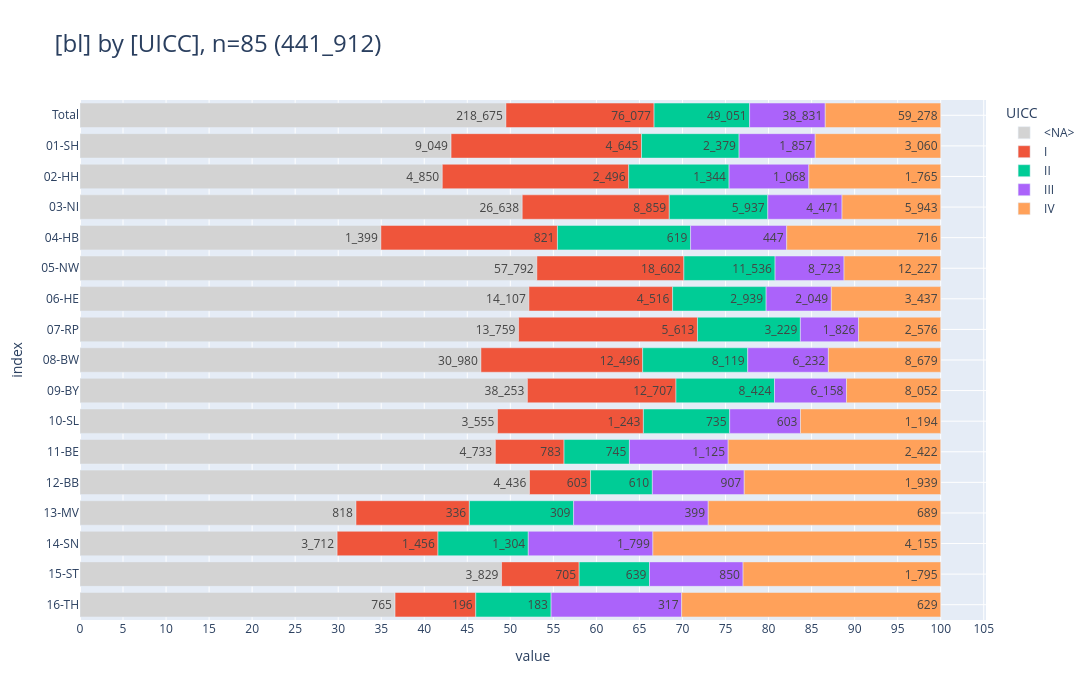

Notebook source saved alongside this figure:
### Code cell
_alias='UICC'
_df = (
    show_freqs(alias=_alias, incl_c44_and_d=False)
    .rename(columns={"kkr": "bl"})
    [["bl", "UICC", "cnt"]]
)
_=pls.plot_stacked_bars(
    _df,
    orientation="h",
    normalize=False,
    relative=True,
    dropna=False,
    sort_values_index=False,
    show_total=True,
    height=700,
)

### Figure 1 — Plotly figure (JSON) as saved in the notebook; plotly's stock layout.template omitted (floating-point values rounded to 4 significant figures)
{"data": [{"hovertemplate": "col=<NA><br>value=%{x}<br>index=%{y}<br>cnt_str=%{text}<extra></extra>", "legendgroup": "<NA>", "marker": {"color": "lightgray", "pattern": {"shape": ""}}, "name": "<NA>", "orientation": "h", "showlegend": true, "text": ["218_675", "9_049", "4_850", "26_638", "1_399", "57_792", "14_107", "13_759", "30_980", "38_253", "3_555", "4_733", "4_436", "818", "3_712", "3_829", "765"], "textposition": "auto", "type": "bar", "x": [218675, 9049, 4850, 26638, 1399, 57792, 14107, 13759, 30980, 38253, 3555, 4733, 4436, 818, 3712, 3829, 765], "xaxis": "x", "y": [" Total", "01-SH", "02-HH", "03-NI", "04-HB", "05-NW", "06-HE", "07-RP", "08-BW", "09-BY", "10-SL", "11-BE", "12-BB", "13-MV", "14-SN", "15-ST", "16-TH"], "yaxis": "y"}, {"hovertemplate": "col=I<br>value=%{x}<br>index=%{y}<br>cnt_str=%{text}<extra></extra>", "legendgroup": "I", "marker": {"color": "#EF553B", "pattern": {"shape": ""}}, "name": "I", "orientation": "h", "showlegend": true, "text": ["76_077", "4_645", "2_496", "8_859", "821", "18_602", "4_516", "5_613", "12_496", "12_707", "1_243", "783", "603", "336", "1_456", "705", "196"], "textposition": "auto", "type": "bar", "x": [76077, 4645, 2496, 8859, 821, 18602, 4516, 5613, 12496, 12707, 1243, 783, 603, 336, 1456, 705, 196], "xaxis": "x", "y": [" Total", "01-SH", "02-HH", "03-NI", "04-HB", "05-NW", "06-HE", "07-RP", "08-BW", "09-BY", "10-SL", "11-BE", "12-BB", "13-MV", "14-SN", "15-ST", "16-TH"], "yaxis": "y"}, {"hovertemplate": "col=II<br>value=%{x}<br>index=%{y}<br>cnt_str=%{text}<extra></extra>", "legendgroup": "II", "marker": {"color": "#00CC96", "pattern": {"shape": ""}}, "name": "II", "orientation": "h", "showlegend": true, "text": ["49_051", "2_379", "1_344", "5_937", "619", "11_536", "2_939", "3_229", "8_119", "8_424", "735", "745", "610", "309", "1_304", "639", "183"], "textposition": "auto", "type": "bar", "x": [49051, 2379, 1344, 5937, 619, 11536, 2939, 3229, 8119, 8424, 735, 745, 610, 309, 1304, 639, 183], "xaxis": "x", "y": [" Total", "01-SH", "02-HH", "03-NI", "04-HB", "05-NW", "06-HE", "07-RP", "08-BW", "09-BY", "10-SL", "11-BE", "12-BB", "13-MV", "14-SN", "15-ST", "16-TH"], "yaxis": "y"}, {"hovertemplate": "col=III<br>value=%{x}<br>index=%{y}<br>cnt_str=%{text}<extra></extra>", "legendgroup": "III", "marker": {"color": "#AB63FA", "pattern": {"shape": ""}}, "name": "III", "orientation": "h", "showlegend": true, "text": ["38_831", "1_857", "1_068", "4_471", "447", "8_723", "2_049", "1_826", "6_232", "6_158", "603", "1_125", "907", "399", "1_799", "850", "317"], "textposition": "auto", "type": "bar", "x": [38831, 1857, 1068, 4471, 447, 8723, 2049, 1826, 6232, 6158, 603, 1125, 907, 399, 1799, 850, 317], "xaxis": "x", "y": [" Total", "01-SH", "02-HH", "03-NI", "04-HB", "05-NW", "06-HE", "07-RP", "08-BW", "09-BY", "10-SL", "11-BE", "12-BB", "13-MV", "14-SN", "15-ST", "16-TH"], "yaxis": "y"}, {"hovertemplate": "col=IV<br>value=%{x}<br>index=%{y}<br>cnt_str=%{text}<extra></extra>", "legendgroup": "IV", "marker": {"color": "#FFA15A", "pattern": {"shape": ""}}, "name": "IV", "orientation": "h", "showlegend": true, "text": ["59_278", "3_060", "1_765", "5_943", "716", "12_227", "3_437", "2_576", "8_679", "8_052", "1_194", "2_422", "1_939", "689", "4_155", "1_795", "629"], "textposition": "auto", "type": "bar", "x": [59278, 3060, 1765, 5943, 716, 12227, 3437, 2576, 8679, 8052, 1194, 2422, 1939, 689, 4155, 1795, 629], "xaxis": "x", "y": [" Total", "01-SH", "02-HH", "03-NI", "04-HB", "05-NW", "06-HE", "07-RP", "08-BW", "09-BY", "10-SL", "11-BE", "12-BB", "13-MV", "14-SN", "15-ST", "16-TH"], "yaxis": "y"}], "layout": {"barmode": "relative", "barnorm": "percent", "height": 700, "legend": {"title": {"text": "UICC"}, "tracegroupgap": 0, "traceorder": "normal"}, "title": {"font": {"size": 24}, "text": "[bl] by [UICC], n=85 (441_912)", "xanchor": "left", "y": 0.95, "yanchor": "top"}, "width": 1600, "xaxis": {"anchor": "y", "domain": [0, 1], "dtick": 5, "gridwidth": 1, "showgrid": true, "title": {"text": "value"}}, "yaxis": {"anchor": "x", "categoryarray": ["16-TH", "15-ST", "14-SN", "13-MV", "12-BB", "11-BE", "10-SL", "09-BY", "08-BW", "07-RP", "06-HE", "05-NW", "04-HB", "03-NI", "02-HH", "01-SH", " Total"], "categoryorder": "array", "domain": [0, 1], "gridwidth": 1, "showgrid": true, "title": {"text": "index"}}}}
